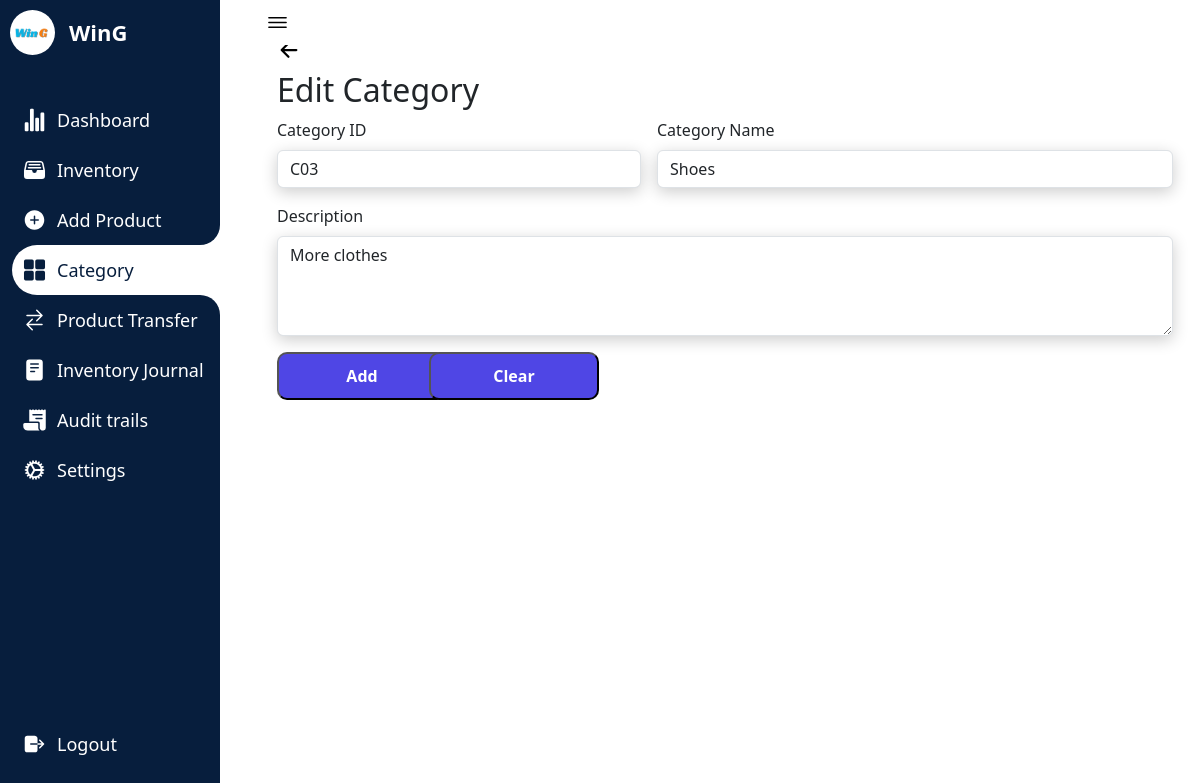
The app's page /editcategory.php?editid=C03 (signed in) with its own data.
### tables this page shows
CREATE TABLE IF NOT EXISTS `companyprofile` (
  `id` int(11) NOT NULL AUTO_INCREMENT,
  `name` varchar(250) NOT NULL,
  `profilepicture` varchar(1000) DEFAULT NULL,
  PRIMARY KEY (`id`)
);

CREATE TABLE IF NOT EXISTS `category` (
  `categoryid` varchar(250) NOT NULL,
  `categoryname` varchar(250) NOT NULL,
  `categorydescription` varchar(250) NOT NULL,
  PRIMARY KEY (`categoryid`)
);

### editcategory.php (the view, shortened to what this page needs)
<?php
require_once "config.php";
$companyId = 1;
$query = "SELECT * FROM companyprofile WHERE id = ?";
$stmt = mysqli_prepare($conn, $query);
mysqli_stmt_bind_param($stmt, "i", $companyId);
mysqli_stmt_execute($stmt);
$result = mysqli_stmt_get_result($stmt);
$companyProfile = mysqli_fetch_assoc($result);
$companyProfileImagePath = $companyProfile['profilepicture'];
$companyName = $companyProfile['name'];
?>
<!DOCTYPE html>
<html lang="en">
<head>
    <link rel="stylesheet" href="testin3.css">
    <link href="https://cdn.jsdelivr.net/npm/bootstrap@5.3.1/dist/css/bootstrap.min.css" rel="stylesheet">
</head>
<body>
<nav>
<div class="logo">
<div class="logo-image">
    <?php
    if (!empty($companyProfileImagePath)) {
        echo '<img src="' . $companyProfileImagePath . '" alt="Company Logo" class="logoimage">';
    } else {
        echo '<img src="path/to/placeholder/image.jpg" alt="No Image" style="">';
    }
    ?>
</div>
    <div class="logo-name">
    <?php echo $companyName; ?>
    </div>
</div>
        <div class="menu-items">
            <ul class="navLinks">
            <li class="navList">
    <a href="Dashboard.php">
    <ion-icon name="stats-chart"></ion-icon>
        <span class="links">Dashboard</span>
    </a>
</li>
<li class="navList">
    <a href="Inventory.php">
        <ion-icon name="file-tray-full"></ion-icon>
        <span class="links">Inventory</span>
    </a>
</li>
<li class="navList">
    <a href="Product.php">
        <ion-icon name="add-circle"></ion-icon>
        <span class="links">Add Product</span>
    </a>
</li>
    <li class="navList active">
        <a href="Category.php">
            <ion-icon name="grid"></ion-icon>
            <span class="links">Category</span>
        </a>
    </li>
    <li class="navList">
        <a href="Order.php">
        <ion-icon name="swap-horizontal"></ion-icon>
            <span class="links">Product Transfer</span>
        </a>
    </li>
    <li class="navList">
        <a href="Reports.php">
            <ion-icon name="reader"></ion-icon>
            <span class="links">Inventory Journal</span>
        </a>
    </li>
    <li class="navList">
        <a href="audittrails.php">
        <ion-icon name="receipt"></ion-icon>
            <span class="links">Audit trails</span>
        </a>
    </li>
    <li class="navList">
        <a href="Settings.php">
            <ion-icon name="cog"></ion-icon>
            <span class="links">Settings</span>
        </a>
    </li>
            </ul>
            <ul class="bottom-link">
                <li>
                <a href="logout.php">
                    <ion-icon name="log-out"></ion-icon>
                    <span class="links">Logout</span>
                </a>
                </li>
        </div>
    </nav>
    <section class="dashboard">
        <div class="top">
            <ion-icon class="navToggle" name="menu-outline"></ion-icon>
        </div>
         <div class="content-wrapper">
            <div class="container">
                <div class="row">
                    <div class="col-lg-12 col-offset-2">
                        <a href="Category.php" style="font-size: 24px; text-decoration:none; color:black;">
                    <ion-icon name="arrow-back-outline"></ion-icon>
                    </a>
<div class="page-header">
                            <h2>Edit Category</h2>
                        </div>
       <div>
                        <form class="row g-3" method="POST" id="categoryForm">
                        <?php
                            $eid = isset($_GET['editid']) ? $_GET['editid'] : '';
                            $sql = mysqli_query($conn, "SELECT * FROM category WHERE categoryid='$eid'");
                            while ($row = mysqli_fetch_array($sql)) {
                            ?>
                        <div class="col-md-5">
                            <label for="category_id" class="form-label">Category ID</label>
                                <input type="text" name="category_id" value="<?php echo $row['categoryid'];?>" id="category_id" class="form-control" required="" placeholder="">
                        </div>
                    <div class="col-md-7">
                        <label for="category_name" class="form-label">Category Name</label>
                            <input type="text" name="category_name" value="<?php echo $row['categoryname'];?>" id="category_name" class="form-control" required="" placeholder="">
                    </div>
                    <div class="col-md-12">
                        <label class="form-label">Description</label>
                            <textarea name="category_description" id="category_description" class="form-control" required="" placeholder="" style="height: 100px"><?php echo $row['categorydescription'];?></textarea>
                    </div>
                    <?php } ?>
                    <div class="col-md-2">
                        <button type="submit" name="update" class="allButton">Add</button>
                    </div>
                    <div class="col-md-2">
<button type="button" class="allButton" onclick="clearCategoryForm()">
            Clear
        </button>
                        </div>
    </form>
                        </div>
            </div>
        </div>
    </div>
</div>
    </section>
</body>
</html>

### testin3.css (style rules this page uses)
* { margin: 0; padding: 0; box-sizing: border-box; }
:root { --primary-color:#071e3d; --nav-color: #071e3d; --dash-color: #fff; --logo-color: #fff; --text-color: #000; --text-color-light: #333; --white: #fff; --border-color: #ccc; --toggle-color: #fff; --title-icon-color: #fff; --time-03: all 0.3s linear; --time-02: all 0.2s linear; }
body { width: 100%; min-height: 100vh; background-color: var(--dash-color); font-family: 'Poppins', sans-serif; }
nav { position: fixed; top: 0; left: 0; height: 100%; width: 220px; background-color: var(--nav-color); padding: 10px 0 10px 10px; transition: var(--time-03); }
nav .logo { display: flex; align-items: center; }
.logoimage { border-radius:50%; }
nav .logo-image { width: 45px; height: 45px; border-radius: 50%; }
nav .logo-image img { width: 45px; height: 45px; object-fit: cover; }
nav .logo .logo-name { font-size: 22px; font-weight: 600; color: var(--logo-color); margin-left: 14px; white-space: nowrap; transition: var(--time-02); }
nav .menu-items { margin-top: 40px; display: flex; flex-direction: column; height: calc(100% - 90px); justify-content: space-between; }
nav .menu-items li { list-style: none; }
nav .menu-items li a { display: flex; align-items: center; margin-left:-30px; height: 50px; text-decoration: none; }
nav .menu-items li.active a { border-top-left-radius: 25px; border-bottom-left-radius: 25px; position: relative; }
nav .menu-items li a ion-icon { color: var(--white); font-size: 24px; min-width: 45px; }
nav .menu-items li a .links { font-size: 18px; color: var(--white); transition: var(--time-02); }
nav .menu-items li.active a { background-color: var(--dash-color); }
nav .menu-items li.active a:before { content: ''; position: absolute; width: 40px; height: 40px; right: 0; top: -40px; border-radius: 50%; box-shadow: 20px 20px var(--dash-color); pointer-events: none; }
nav .menu-items li.active a:after { content: ''; position: absolute; width: 40px; height: 40px; right: 0; bottom: -40px; border-radius: 50%; box-shadow: 20px -20px var(--dash-color); pointer-events: none; }
nav .menu-items li.active a .links { color: var(--primary-color); }
nav .menu-items li.active a ion-icon { color: var(--primary-color); }
.dashboard { position: relative; left: 250px; width: calc(100% - 250px); min-height: 100vh; background-color: var(--dash-color); padding: 10px 15px; transition: var(--time-03); }
.dashboard .top { position: fixed; background-color: var(--dash-color); display: flex; justify-content: space-between; align-items: center; left: 250px; top: 0; padding: 10px 15px; width: calc(100% - 250px); transition: var(--time-03); z-index: 100; }
.dashboard .top .navToggle { font-size: 25px; color: var(--text-color); cursor: pointer; }
.container { padding:1%; background-color: white; margin-top:5%; transition: border-radius 0.5s cubic-bezier(0.175, 0.885, 0.32, 1.275); }
.content-wrapper { margin-top:-30px; }
.dashboard .content-wrapper { top: 0; transition: var(--time-03); }
input { box-shadow: 0 4px 16px rgba(0, 0, 0, 0.2); }
textarea { box-shadow: 0 4px 16px rgba(0, 0, 0, 0.2); }
.allButton { display: inline-block; padding: 10px 20px; text-decoration: none; color: #fff; background-color:#4F46E5; border-radius:10px; width:170px; text-align:center; font-weight: bold; }

### records on screen
companyprofile: profilepicture (picture), name "WinG"
category: category_id "C03", category_name "Shoes", category_description "More clothes"
